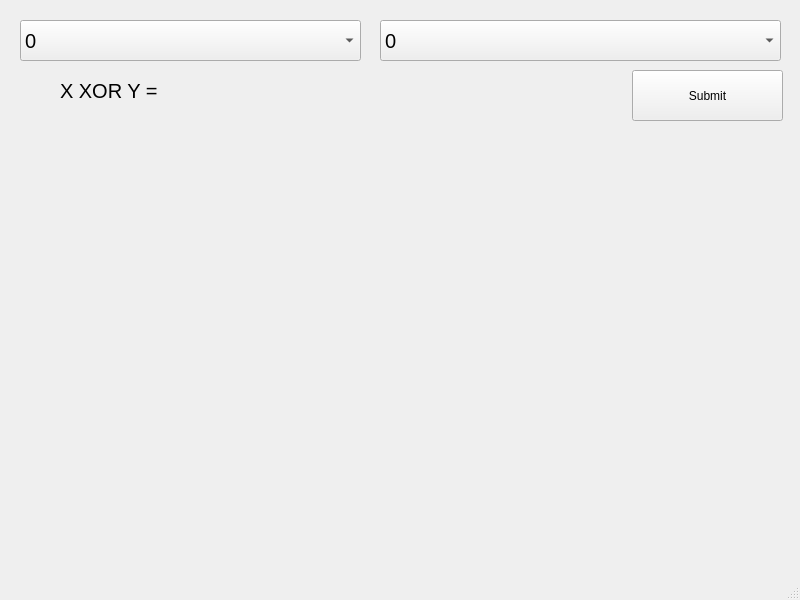
<?xml version="1.0" encoding="UTF-8"?>
<ui version="4.0">
 <class>MainWindow</class>
 <widget class="QMainWindow" name="MainWindow">
  <property name="geometry">
   <rect>
    <x>0</x>
    <y>0</y>
    <width>800</width>
    <height>600</height>
   </rect>
  </property>
  <property name="windowTitle">
   <string>MainWindow</string>
  </property>
  <widget class="QWidget" name="centralwidget">
   <widget class="QComboBox" name="combox">
    <property name="geometry">
     <rect>
      <x>20</x>
      <y>20</y>
      <width>341</width>
      <height>41</height>
     </rect>
    </property>
    <property name="font">
     <font>
      <pointsize>15</pointsize>
     </font>
    </property>
    <item>
     <property name="text">
      <string>0</string>
     </property>
    </item>
    <item>
     <property name="text">
      <string>1</string>
     </property>
    </item>
   </widget>
   <widget class="QComboBox" name="comboy">
    <property name="geometry">
     <rect>
      <x>380</x>
      <y>20</y>
      <width>401</width>
      <height>41</height>
     </rect>
    </property>
    <property name="font">
     <font>
      <pointsize>15</pointsize>
     </font>
    </property>
    <item>
     <property name="text">
      <string>0</string>
     </property>
    </item>
    <item>
     <property name="text">
      <string>1</string>
     </property>
    </item>
   </widget>
   <widget class="QPushButton" name="submitbtn">
    <property name="geometry">
     <rect>
      <x>632</x>
      <y>70</y>
      <width>151</width>
      <height>51</height>
     </rect>
    </property>
    <property name="text">
     <string>Submit</string>
    </property>
   </widget>
   <widget class="QLabel" name="label">
    <property name="geometry">
     <rect>
      <x>60</x>
      <y>70</y>
      <width>551</width>
      <height>41</height>
     </rect>
    </property>
    <property name="font">
     <font>
      <pointsize>15</pointsize>
     </font>
    </property>
    <property name="text">
     <string>X XOR Y = </string>
    </property>
   </widget>
  </widget>
  <widget class="QMenuBar" name="menubar">
   <property name="geometry">
    <rect>
     <x>0</x>
     <y>0</y>
     <width>800</width>
     <height>26</height>
    </rect>
   </property>
  </widget>
  <widget class="QStatusBar" name="statusbar"/>
 </widget>
 <resources/>
 <connections/>
</ui>
